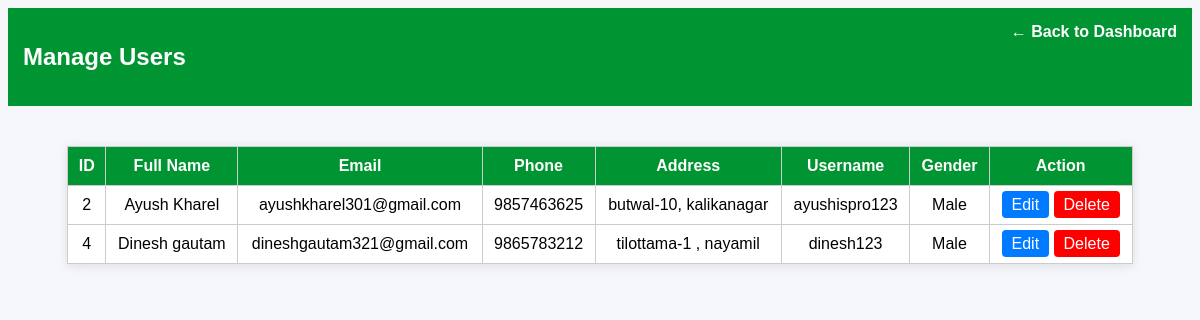
/admin/manage_user.php (signed in), run on the app's committed database.
### tables this page shows
CREATE TABLE `users` (
  `id` int(11) NOT NULL,
  `name` varchar(100) NOT NULL,
  `email` varchar(100) NOT NULL,
  `phone` varchar(20) DEFAULT NULL,
  `address` varchar(255) DEFAULT NULL,
  `username` varchar(50) DEFAULT NULL,
  `gender` varchar(10) DEFAULT NULL,
  `password` varchar(255) NOT NULL,
  `role` enum('admin','passenger') DEFAULT 'passenger',
  `created_at` timestamp NOT NULL DEFAULT current_timestamp()
);

### admin/manage_user.php (the view, shortened to what this page needs)
<?php
include('../includes/db.php');
$users = $conn->query("SELECT * FROM users WHERE role='passenger'");
?>
<!DOCTYPE html>
<html lang="en">
<head>
</head>
<body>
<header>
  <h2>Manage Users</h2>
  <a href="dashboard.php" class="back">← Back to Dashboard</a>
</header>
<table>
<tr><th>ID</th><th>Full Name</th><th>Email</th><th>Phone</th><th>Address</th><th>Username</th><th>Gender</th><th>Action</th></tr>
<?php while($u = $users->fetch_assoc()) { ?>
<tr>
  <td><?php echo $u['id']; ?></td>
  <td><?php echo $u['name']; ?></td>
  <td><?php echo $u['email']; ?></td>
  <td><?php echo $u['phone']; ?></td>
  <td><?php echo $u['address']; ?></td>
  <td><?php echo $u['username']; ?></td>
  <td><?php echo $u['gender']; ?></td>
  <td>
    <a href="edit_user.php?id=<?php echo $u['id']; ?>" class="edit-btn">Edit</a>
    <a href="?delete=<?php echo $u['id']; ?>" class="btn" onclick="return confirm('Delete this user?')">Delete</a>
  </td>
</tr>
<?php } ?>
</table>
</body>
</html>

### admin/manage_user.php (style rules this page uses)
body { font-family: Arial; background: #f5f7fa; }
table { width: 90%; margin: 40px auto; border-collapse: collapse; background: white; box-shadow: 0 2px 10px rgba(0,0,0,0.1); }
th, td { border: 1px solid #ccc; padding: 10px; text-align: center; }
th { background: #009432; color: white; }
a.btn { background: red; color: white; padding: 5px 10px; text-decoration: none; border-radius: 4px; }
a.edit-btn { background: #007bff; color: white; padding: 5px 10px; text-decoration: none; border-radius: 4px; }
header { background: #009432; padding: 15px; color: white; display: flex; justify-content: space-between; }
a.back { color: white; text-decoration: none; font-weight: bold; }

### data on the page
users: id "2", name "Ayush Kharel", email "ayushkharel301@gmail.com", phone "9857463625", address "butwal-10, kalikanagar", username "ayushispro123", gender "Male"
users: id "4", name "Dinesh gautam", email "dineshgautam321@gmail.com", phone "9865783212", address "tilottama-1 , nayamil", username "dinesh123", gender "Male"
